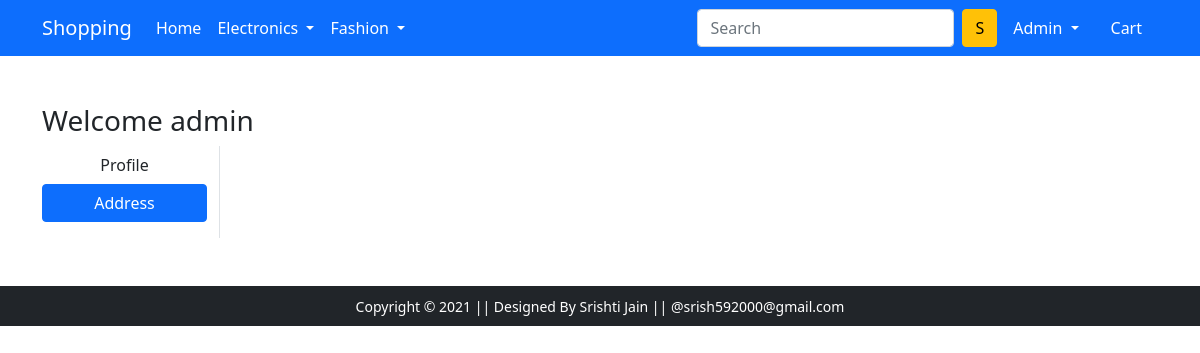
Page /address/ (signed in) on the earlier database version.
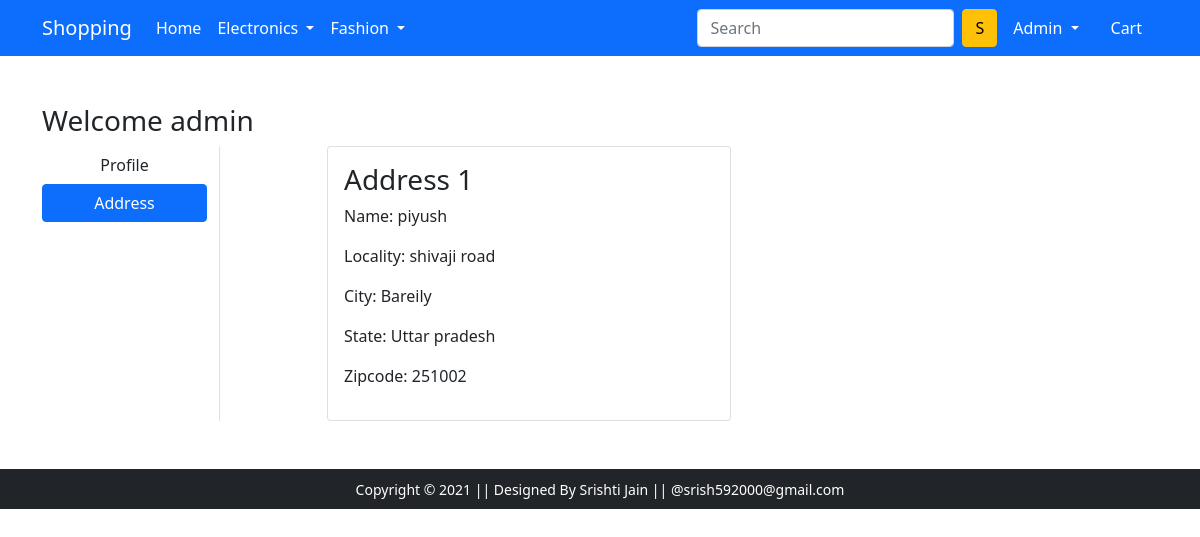
Same page on the later database version.
### app/models.py (models this page shows, shortened)
class Customer(models.Model):
    user = models.ForeignKey(User, on_delete=models.CASCADE)
    name = models.CharField(max_length=200)
    locality = models.CharField(max_length=200)
    city = models.CharField(max_length=50)
    zipcode= models.IntegerField()
    state = models.CharField(choices=STATE_CHOICES , max_length=50)

### app/views.py (the view)
# urls.py: path('address/', views.address, name='address'),
def address(request):
    details= Customer.objects.filter(user= request.user)
    return render(request, 'app/address.html' , {'details' : details , 'active' : 'btn-primary'})

### app/templates/app/address.html (shortened to what this page needs)
{% extends 'app/base.html' %}
{% load static %}
{% block main-content %}
<div class="container my-5">
 <div class="row">
 <h3>Welcome {{request.user}}</h3>
  <div class="col-sm-2 border-end">
   <ul class="list-unstyled">
    <li class="d-grid"><a href="{% url 'profile' %}" class="btn ">Profile</a></li>
    <li class="d-grid"><a href="{% url 'address' %}" class="btn {{active}}">Address</a></li>
   </ul>
  </div>
  <div class="col-sm-9 offset-sm-1">
   <div class="row">
       {% for d in details %}
    <div class="col-sm-6">
     <div class="card">
      <div class="card-body">
       <h3>Address {{forloop.counter}}</h3>
       <p>Name: {{d.name}}</p>
       <p>Locality: {{d.locality}}</p>
       <p>City: {{d.city}}</p>
       <p>State: {{d.state}}</p>
       <p>Zipcode: {{d.zipcode}}</p>
      </div>
     </div>
    </div>
    {% endfor %}
   </div>
  </div>
 </div>
</div>
{% endblock main-content %}

Differences in the rows shown:
added Customer: name "piyush", locality "shivaji road", city "Bareily", state "Uttar pradesh", zipcode "251002"
